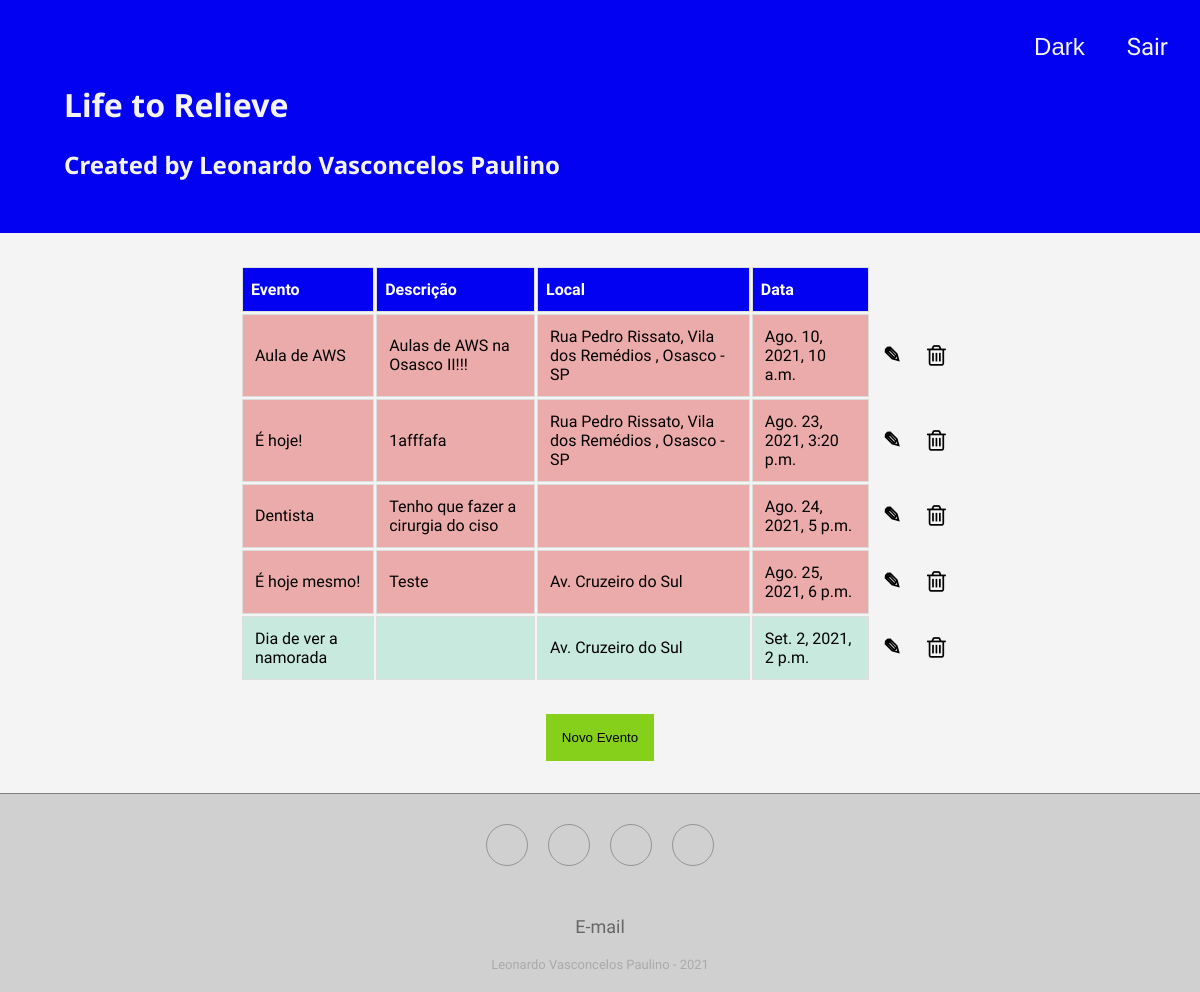
/agenda/ (signed in), run on an earlier commit of the app's database.
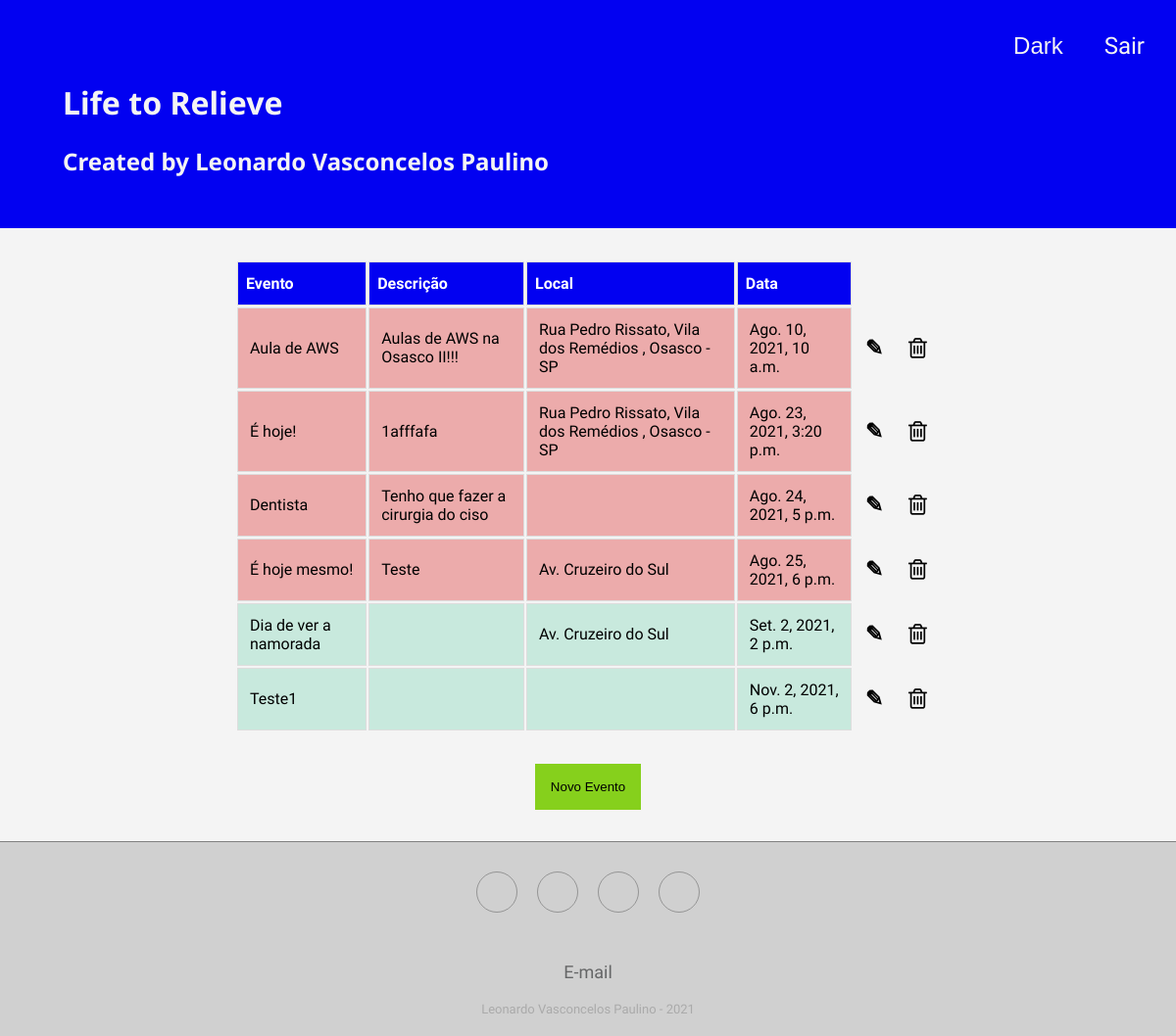
And on a later commit of the database.
### core/models.py (models this page shows, shortened)
class Evento(models.Model):
    titulo = models.CharField(max_length=100)
    descricao = models.TextField(blank=True, null=True)
    data_evento = models.DateTimeField(verbose_name='Data do Evento')
    local_evento = models.CharField(max_length=150, blank=True, null=True)
    data_criacao = models.DateTimeField(auto_now=True)
    usuario = models.ForeignKey(User, on_delete=models.CASCADE)
    class Meta:
        db_table = 'evento'
    def get_evento_atrasado(self):
        if self.data_evento < datetime.now():
            return True
        else:
            return False
    def get_data_compare(self):
        return self.data_evento.strftime('%Y-%m-%d')
    def get_evento_dia(self):
        today = date.today().strftime('%Y-%m-%d')
        data = self.get_data_compare()
        if data == today:
            return True
        else:
            return False

### core/views.py (the view)
# urls.py: path('agenda/', views.lista_eventos),
@login_required(login_url='/login/')
def lista_eventos(request):
    usuario = request.user
    evento = Evento.objects.filter(usuario=usuario).order_by('data_evento')
    response = {'eventos': evento}
    return render(request, 'agenda.html', response)

### templates/agenda.html (shortened to what this page needs)
{% extends "model-page.html" %}
{% block content %}
<link rel="stylesheet" href="https://cdnjs.cloudflare.com/ajax/libs/font-awesome/4.7.0/css/font-awesome.min.css">
{% load static %}
<link href="{% static "css/page.css" %}" rel="stylesheet">
    <table class="tabela">
        <tr>
            <th>Evento</th>
            <th>Descrição</th>
            <th>Local</th>
            <th>Data</th>
        </tr>
        {% for evento in eventos %}
        {% if evento.get_evento_atrasado %}
            <tr class="atrasado">
                <td>{{ evento.titulo }}</td>
                <td>
                    {% if evento.descricao == None %}
                    {% else %}
                        {{ evento.descricao }}
                    {% endif %}
                </td>
                <td>
                    {% if evento.local_evento == None %}
                    {% else %}
                        {{ evento.local_evento }}
                    {% endif %}
                </td>
                <td>{{ evento.data_evento }}</td>
                <td class="transp">
                    <a href="evento/?id={{ evento.id }}" class="pencil"> ✎ </a>
                </td>
                <td class="transp">
                    <a href="evento/delete/{{ evento.id }}"> <i class="fa">&#xf014;</i> </a>
                </td>
            </tr>
        {% else %}
            <div>
            <tr class="emDia">
                <td>{{ evento.titulo }}</td>
                <td>
                </td>
                <td>
                    {% if evento.local_evento == None %}
                    {% else %}
                        {{ evento.local_evento }}
                    {% endif %}
                </td>
                <td>{{ evento.data_evento }}</td>
                <td class="transp">
                    <a href="evento/?id={{ evento.id }}" class="pencil"> ✎ </a>
                </td>
                <td class="transp">
                    <a href="evento/delete/{{ evento.id }}"> <i class="fa">&#xf014;</i> </a>
                </td>
            </tr>
        {% endif %}
        {% endfor %}
    </table>
    <div class="perimetro">
        <a href="evento/">
            <input type="button" class="btn_nv" value="Novo Evento"/>
        </a>
    </div>
{% endblock %}

What changed in the data, as far as the page shows it:
added Evento: titulo "Teste1", data_evento "Nov. 2, 2021, 6 p.m."
